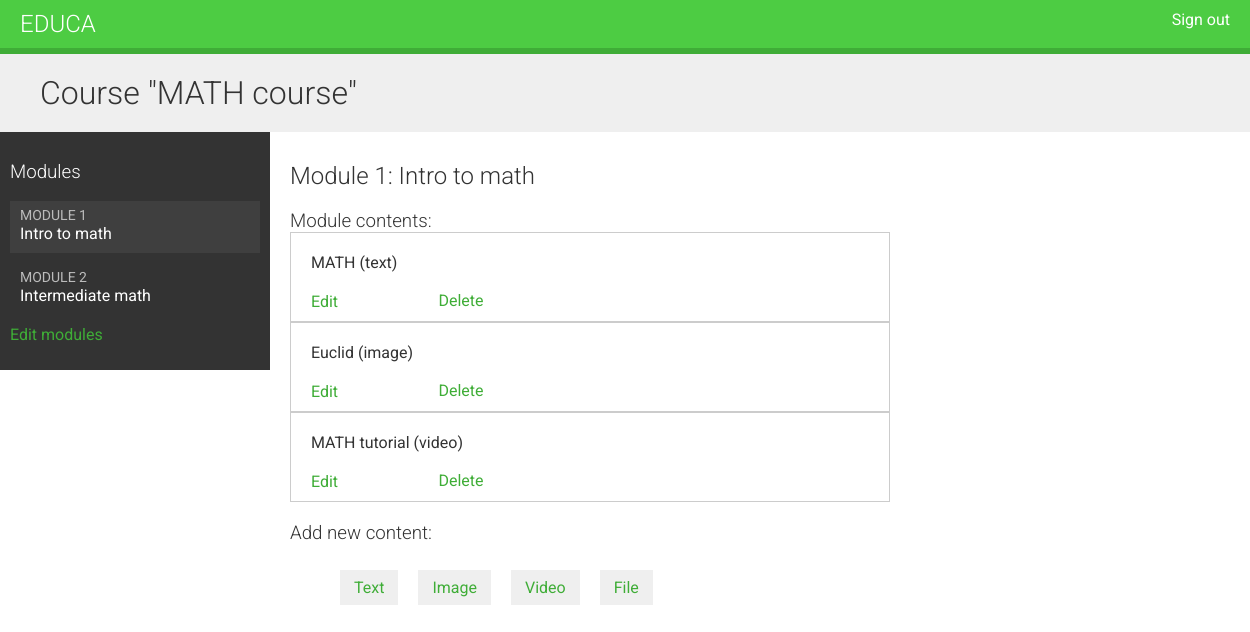
The page /course/module/8/ (signed in) on the database its author committed.
### courses/models.py (models this page shows, shortened)
class Course(models.Model):
	owner = models.ForeignKey(User,
							related_name="courses_created",
							on_delete=models.CASCADE)# Kurs egalari -> Course.owner | User lar kurslari User.created_courses
	subject = models.ForeignKey(Subject, related_name="courses",on_delete=models.CASCADE)
	title = models.CharField(max_length=200)
	slug = models.SlugField(max_length=200)
	overview = models.TextField()
	created = models.DateTimeField(auto_now_add=True)
	students = models.ManyToManyField(User, related_name="courses_joined", blank=True)
	class Meta:
		ordering = ["-created"]

class Module(models.Model):
	course = models.ForeignKey(Course, related_name="modules", on_delete=models.CASCADE)
	title = models.CharField(max_length=200)
	description = models.TextField(blank=True)
	order = OrderField(blank=True, for_fields=["course"])
	class Meta:
		ordering = ("order",)

class Content(models.Model):
	module = models.ForeignKey(Module, related_name="contents", on_delete=models.CASCADE)
	content_type = models.ForeignKey(ContentType, on_delete=models.CASCADE, limit_choices_to={"model__in" : (
																							"text",
																							"video",
																							"image",
																							"file")})
	object_id = models.PositiveIntegerField()
	item = GenericForeignKey("content_type", "object_id")
	order = OrderField(blank=True, for_fields=["module"])
	class Meta :
		ordering = ("order",)

class ItemBase(models.Model):
	owner = models.ForeignKey(User, related_name="%(class)s_related", on_delete=models.CASCADE)
	title = models.CharField(max_length=200)
	created = models.DateTimeField(auto_now_add=True)
	updated = models.DateTimeField(auto_now=True)
	class Meta:
		abstract = True
	def __str__(self):
		return self.title

class Text(ItemBase):
	content = models.TextField()

class Image(ItemBase):
	file = models.FileField(upload_to="images")

class Video(ItemBase):
	url = models.URLField()

### courses/views.py (the view)
class ModuleContentListView(TemplateResponseMixin, View):
    template_name = 'courses/manage/module/content_list.html'
    def get(self, request, module_id):
        module = get_object_or_404(Module,
                                   id=module_id,
                                   course__owner=request.user)
        return self.render_to_response({'module': module})

### courses/templatetags/course.py (called while the page is built)
@register.filter
def model_name(obj):
	try:
		return obj._meta.model_name
	except AttributeError:
		return None

### courses/templates/courses/manage/module/content_list.html (shortened to what this page needs)
{% extends "base.html" %}
{% load course %}
{% block content %}
  {% with course=module.course %}
    <h1>Course "{{ course.title }}"</h1>
    <div class="contents">
      <h3>Modules</h3>
      <ul id="modules">
        {% for m in course.modules.all %}
          <li data-id="{{ m.id }}" {% if m == module %}
           class="selected"{% endif %}>
            <a href="{% url "module_content_list" m.id %}">
              <span>
                Module <span class="order">{{ m.order|add:1 }}</span>
              </span>
              <br>
              {{ m.title }}
            </a>
          </li>
        {% empty %}
          <li>No modules yet.</li>
        {% endfor %}
      </ul>
      <p><a href="{% url "course_module_update" course.id %}">
      Edit modules</a></p>
    </div>
    <div class="module">
      <h2>Module {{ module.order|add:1 }}: {{ module.title }}</h2>
      <h3>Module contents:</h3>
      <div id="module-contents">
        {% for content in module.contents.all %}
          <div data-id="{{ content.id }}">
            {% with item=content.item %}
              <p>{{ item }} ({{ item|model_name }})</p>
              <a href="{% url "module_content_update" module.id item|model_name item.id %}">
                Edit
              </a>
              <form action="{% url "module_content_delete" content.id %}" method="post">
                <input type="submit" value="Delete">
              </form>
            {% endwith %}
          </div>
        {% empty %}
          <p>This module has no contents yet.</p>
        {% endfor %}
      </div>
      <h3>Add new content:</h3>
      <ul class="content-types">
        <li><a href="{% url "module_content_create" module.id "text" %}">
        Text</a></li>
        <li><a href="{% url "module_content_create" module.id "image" %}">
        Image</a></li>
        <li><a href="{% url "module_content_create" module.id "video" %}">
        Video</a></li>
        <li><a href="{% url "module_content_create" module.id "file" %}">
        File</a></li>
      </ul>
    </div>
  {% endwith %}
{% endblock %}

### courses/static/css/base.css (style rules this page uses)
body { margin:0; font-family:'Roboto', sans-serif; font-weight:400; color:#333; }
a { color:#3fad37; text-decoration:none; }
ul { float:left; }
h1, h2, h3, h4, h5, h6 { font-family:'Roboto', sans-serif; font-weight:300; }
h1 { background:#efefef; width:100%; overflow:auto; padding:20px 0 20px 40px; margin:0; }
.module { padding:10px 20px; float:left; width:600px; }
.module h3 { margin:20px 0 0; padding:0; width:100%; }
.module p { margin:10px 0 20px; width:100%; float:left; }
.contents { width:20%; padding:10px; float:left; background:#333; color: #fff; font-family:'Roboto', sans-serif; }
.contents ul { list-style:none; margin:0; padding:0; width:100%; }
.contents ul li { margin:0 0 10px 0; padding:4px 10px 10px; overflow:auto; cursor:move; }
.contents ul li.selected { background:#3f3f3f; }
.contents ul span { text-transform:uppercase; color:#bbb; font-size:14px; }
.contents ul a { display:block; color:#fff; text-decoration:none; }
ul.content-types li { list-style:none; float:left; margin:10px; background:#efefef; padding:8px 14px; }
input, select, textarea { border:1px solid #ccc; border-bottom:3px solid #ccc; padding:8px 12px; font-size:16px; font-family:'Roboto', sans-serif; float:left; clear:both; width:300px; }
input[type=submit], a.button { border-radius:5px; background:#4dcc43; color:#fff; font-size:16px; text-transform:uppercase; border:none; padding:10px 20px; margin:20px 0; }
#module-contents div { padding:10px 20px; border:1px solid #ccc; background:#fff }
#module-contents form { margin:0; padding:0; }
#module-contents input[type=submit] { color:#3fad37; background:none; margin:-20px 0 0; padding:0; float:left; text-transform:none; }

### rows shown on the page
Course: title "MATH course"
Module: order|add "1", title "Intro to math"
Module: order|add "2", title "Intermediate math"
Content: item "MATH", item|model_name "text"
Content: item "Euclid", item|model_name "image"
Content: item "MATH tutorial", item|model_name "video"
